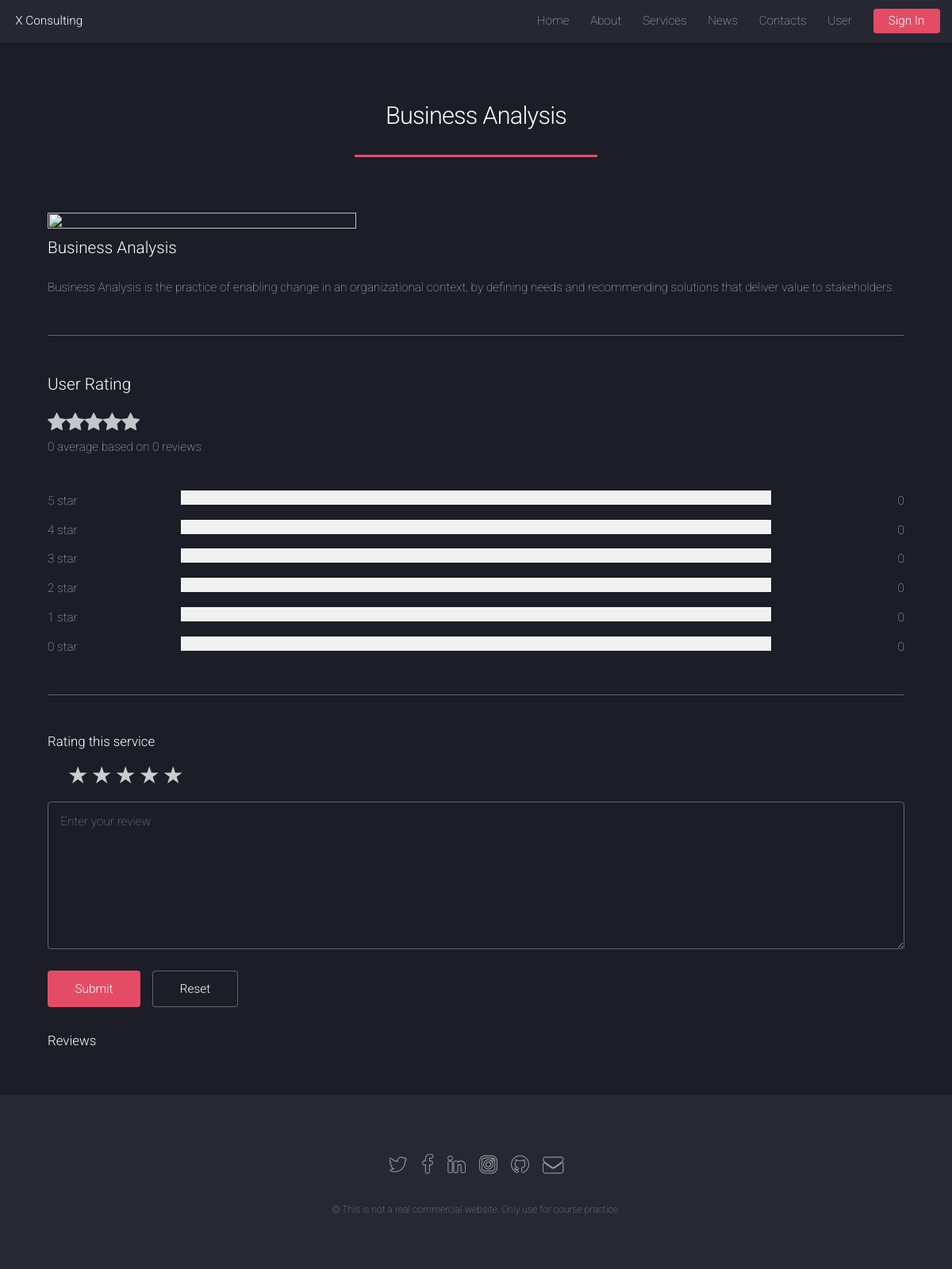
/service_detail.php?productID=00001, run on the app's committed database.
### tables this page shows
CREATE TABLE IF NOT EXISTS product (
  productID varchar(10),
  productName varchar(50) NOT NULL,
  productDescription text,
  productImage varchar(100),
  price varchar(20),
  PRIMARY KEY (productID)
);

### service_detail.php (the view, shortened to what this page needs)
<?php
	extract($_GET);
	$json_db = file_get_contents('db.json');
	$db = json_decode($json_db, true);
	$db_servername = $db['servername'];
	$db_username = $db['username'];
	$db_password = $db['password'];
	$db_dbname = $db['dbname'];
	$productName = "";
	$productDescription = "";
	$productImage = "";
	$rating_count = array(0,0,0,0,0,0);
	$conn = new mysqli($db_servername, $db_username, $db_password, $db_dbname);
	$query = "SELECT productID, productName, productDescription, productImage FROM product WHERE productID = '$productID'";
	$result = $conn->query($query);
	if ($result->num_rows > 0) {
		$row = $result->fetch_assoc();
		$productName = $row['productName'];
		$productDescription = $row['productDescription'];
		$productImage = $row['productImage'];
	}
	$rating_total = $rating_count[0]+$rating_count[1]+$rating_count[2]+$rating_count[3]+$rating_count[4]+$rating_count[5];
	$rating_avg = 0;
?>
<!DOCTYPE HTML>
<html>
	<head>
		<link rel="stylesheet" href="/assets/css/main.css" />
		<link rel="stylesheet" href="/assets/css/rating.css" />
	</head>
	<body class="is-preload">
		<div id="page-wrapper">
			<?php
				include 'header.php';
			?>
				<div id="main" class="wrapper style1">
					<div class="container">
						<header class="major">
							<h2><?php echo $productName; ?></h2>
						</header>
							<section id="content">
								<img src=<?php echo "'$productImage'"; ?> width="60%" height="60%" alt="" />
								<?php
									echo "<h3>$productName</h3><p>$productDescription</p>"
								?>
							<hr>
							<div class="col-6">
								<h3>User Rating</h3>
								<?php
									for($i=5; $i>round($rating_avg); $i--){
										echo "<span class='fa fa-star'></span>";
									}
									echo "<p>".round($rating_avg,1)." average based on $rating_total reviews.</p>";
								?>
								<div class="row">
								  <div class="side">
								    <div>5 star</div>
								  </div>
								  <div class="middle">
								    <div class="bar-container">
								    </div>
								  </div>
								  <div class="side right">
								    <div><?php echo $rating_count[5];?></div>
								  </div>
								  <div class="side">
								    <div>4 star</div>
								  </div>
								  <div class="middle">
								    <div class="bar-container">
								    </div>
								  </div>
								  <div class="side right">
								    <div><?php echo $rating_count[4];?></div>
								  </div>
								  <div class="side">
								    <div>3 star</div>
								  </div>
								  <div class="middle">
								    <div class="bar-container">
								    </div>
								  </div>
								  <div class="side right">
								    <div><?php echo $rating_count[3];?></div>
								  </div>
								  <div class="side">
								    <div>2 star</div>
								  </div>
								  <div class="middle">
								    <div class="bar-container">
								    </div>
								  </div>
								  <div class="side right">
								    <div><?php echo $rating_count[2];?></div>
								  </div>
								  <div class="side">
								    <div>1 star</div>
								  </div>
								  <div class="middle">
								    <div class="bar-container">
								    </div>
								  </div>
								  <div class="side right">
								    <div><?php echo $rating_count[1];?></div>
								  </div>
								   <div class="side">
								    <div>0 star</div>
								  </div>
								  <div class="middle">
								    <div class="bar-container">
								    </div>
								  </div>
								  <div class="side right">
								    <div><?php echo $rating_count[0];?></div>
								  </div>
								</div>
							</div>
							<hr>
								<h4>Rating this service</h4>
								<form method="post" action="/review.php">
									<div class="rate">
										<label for="star5" title="5">5 stars</label>
										<label for="star4" title="4">4 stars</label>
										<label for="star3" title="3">3 stars</label>
										<label for="star2" title="2">2 stars</label>
										<label for="star1" title="1">1 star</label>
									</div>
									<div class="col-12">
											<textarea name="review" id="review" placeholder="Enter your review" rows="6"></textarea>
									</div>
									<br>
									<div class="col-12">
										<ul class="actions">
											<li><input type="submit" value="Submit" class="primary" /></li>
											<li><input type="reset" value="Reset" /></li>
										</ul>
									</div>
								</form>
							</section>
							<section class="col-12">
								<h4>Reviews</h4>
							</section>
					</div>
				</div>
			<?php
				include 'footer.php';
			?>
		</div>
	</body>
</html>

### assets/css/rating.css (style rules this page uses)
* { margin: 0; padding: 0; }
.rate { float: left; height: 46px; padding: 0 10px; }
.rate:not(:checked) > label { float:right; width:1em; overflow:hidden; white-space:nowrap; cursor:pointer; font-size:30px; color:#ccc; }
.rate:not(:checked) > label:before { content: '★ '; }
.fa { font-size: 25px; }
.side { float: left; width: 15%; margin-top:10px; }
.middle { margin-top:10px; float: left; width: 70%; }
.right { text-align: right; }
.row:after { content: ""; display: table; clear: both; }
.bar-container { width: 100%; background-color: #f1f1f1; text-align: center; color: white; }

### data on the page
product: productName "Business Analysis", productDescription "Business Analysis is the practice of enabling change in an organizational context, by defining needs and recommending solutions that deliver value to stakeholders."

### other printed values
$rating_avg "0"
$rating_total "0"
$rating_count[5] "0"
$rating_count[4] "0"
$rating_count[3] "0"
$rating_count[2] "0"
$rating_count[1] "0"
$rating_count[0] "0"
